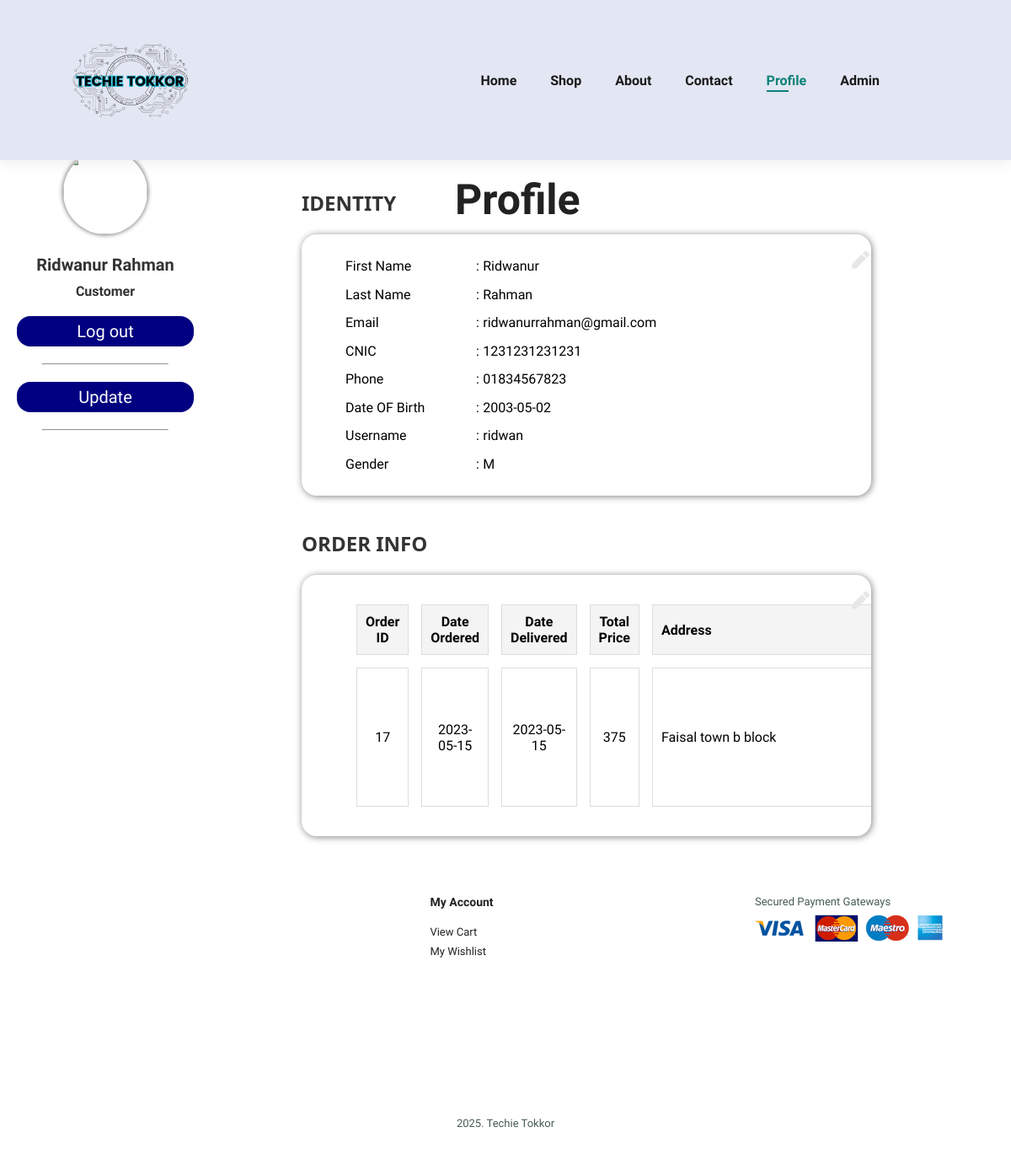
Page /website/profile.php (signed in) on the committed database.
### tables this page shows
CREATE TABLE `accounts` (
  `aid` int(11) NOT NULL,
  `afname` varchar(100) NOT NULL,
  `alname` varchar(100) NOT NULL,
  `phone` char(11) NOT NULL,
  `email` varchar(100) NOT NULL,
  `cnic` char(13) NOT NULL,
  `dob` date NOT NULL,
  `username` varchar(100) NOT NULL,
  `gender` varchar(10) NOT NULL,
  `password` varchar(100) NOT NULL
);

CREATE TABLE `orders` (
  `oid` int(11) NOT NULL,
  `dateod` date NOT NULL,
  `datedel` date DEFAULT NULL,
  `aid` int(11) NOT NULL,
  `address` varchar(255) NOT NULL,
  `city` varchar(50) NOT NULL,
  `country` varchar(100) NOT NULL,
  `account` char(16) DEFAULT NULL,
  `total` int(11) NOT NULL
);

### website/profile.php (the view, shortened to what this page needs)
<!DOCTYPE html>
<html lang="en">
<head>
    <link rel="stylesheet" href="https://pro.fontawesome.com/releases/v5.10.0/css/all.css" />
    <link rel="stylesheet" href="https://pro.fontawesome.com/releases/v5.10.0/css/all.css" />
    <link rel="stylesheet" href="style.css" />
</head>
<body>
    <section id="header">
        <a href="index.php"><img class="logo" src="img/logo.png" width="150" height="120" /></a>
        <div>
            <ul id="navbar">
                <li><a href="index.php">Home</a></li>
                <li><a href="shop.php">Shop</a></li>
                <li><a href="about.php">About</a></li>
                <li><a href="contact.php">Contact</a></li>
                <?php
        if ($_SESSION['aid'] < 0) {
          echo "   <li><a href='login.php'>login</a></li>
            <li><a  href='signup.php'>SignUp</a></li>
            ";
        } else {
          echo "   <li><a class='active'  href='profile.php'>Profile</a></li>
          ";
        }
        ?>
                <li><a href="admin.php">Admin</a></li>
                <li id="lg-bag">
                    <a href="cart.php"><i class="far fa-shopping-bag"></i></a>
                </li>
            </ul>
        </div>
    </section>
    <div class="navbar-top">
        <div class="title">
            <h1>Profile</h1>
        </div>
    </div>
    <div class="sidenav">
        <div class="profile">
            <img src="https://imdezcode.files.wordpress.com/2020/02/imdezcode-logo.png" alt="" width="100" height="100">
            <?php
      include("include/connect.php");
      $aid = $_SESSION['aid'];
      $query = "SELECT * FROM ACCOUNTS WHERE aid = $aid";
      $result = mysqli_query($con, $query);
      $row = mysqli_fetch_assoc($result);
      $afname = $row['afname'];
      $alname = $row['alname'];
      $name = $afname . " " . $alname;
      echo "
      <div class='name'>
        $name
      </div>
      <div class='job'>
        Customer
      </div>
    </div>
    "
        ?>
            <div class="sidenav-url">
                <div class="url">
                    <a href="logout.php" class="btn logup">Log out</a>
                    <hr allign="center">
                </div>
                <div class="url">
                    <a href='profile.php?upd=1' class="btn logup">Update</a>
                    <hr allign="center">
                </div>
            </div>
        </div>
        <div class="main">
            <h2>IDENTITY</h2>
            <div class="card">
                <div class="card-body">
                    <i class="fa fa-pen fa-xs edit"></i>
                    <table>
                        <tbody>
                            <?php
              if (isset($_GET['upd'])) {
                include("include/connect.php");
                $aid = $_SESSION['aid'];
                $query = "SELECT * FROM ACCOUNTS WHERE aid = $aid";
                $result = mysqli_query($con, $query);
                $row = mysqli_fetch_assoc($result);
                $afname = $row['afname'];
                $alname = $row['alname'];
                $phone = $row['phone'];
                $email = $row['email'];
                $cnic = $row['cnic'];
                $dob = $row['dob'];
                $user = $row['username'];
                $gender = $row['gender'];
                echo "
              <form class='form1' method='post'>
              <tr>
                <td>First Name</td>
                <td>:</td>
                <td><input name='a1' type='text' value='$afname'></td>
              </tr>
              <tr>
                <td>Last Name</td>
                <td>:</td>
                <td><input name='a2' type='text' value='$alname'></td>
              </tr>
              <tr>
                <td>Email</td>
                <td>:</td>
                <td><input name='a3' type='text' value='$email'></td>
              </tr>
              <tr>
                <td>CNIC</td>
                <td>:</td>
                <td><input name='a4' type='text' value='$cnic'></td>
              </tr>
              <tr>
              <td>Phone</td>
              <td>:</td>
              <td><input name='a5' type='text' value='$phone'></td>
              </tr>
              <tr>
              <td>Date OF Birth</td>
              <td>:</td>
              <td><input name='a6' type='date' value='$dob'></td>
              </tr>
              <tr>
              <td><button name='submit' type='submit' class='btn' style='width: 50%;'>Submit</button></td>
              </tr>
              </form>
              ";
              } else {
                include("include/connect.php");
                $aid = $_SESSION['aid'];
                $query = "SELECT * FROM ACCOUNTS WHERE aid = $aid";
                $result = mysqli_query($con, $query);
                $row = mysqli_fetch_assoc($result);
                $afname = $row['afname'];
                $alname = $row['alname'];
                $phone = $row['phone'];
                $email = $row['email'];
                $cnic = $row['cnic'];
                $dob = $row['dob'];
                $user = $row['username'];
                $gender = $row['gender'];
                echo "
              <tr>
                <td>First Name</td>
                <td>:</td>
                <td>$afname</td>
              </tr>
              <tr>
                <td>Last Name</td>
                <td>:</td>
                <td>$alname</td>
              </tr>
              <tr>
                <td>Email</td>
                <td>:</td>
                <td>$email</td>
              </tr>
              <tr>
                <td>CNIC</td>
                <td>:</td>
                <td>$cnic</td>
              </tr>
              <tr>
              <td>Phone</td>
              <td>:</td>
              <td>$phone</td>
              </tr>
              <tr>
              <td>Date OF Birth</td>
              <td>:</td>
              <td>$dob</td>
              </tr>
              <tr>
              <td>Username</td>
              <td>:</td>
              <td>$user</td>
              </tr>
              <tr>
              <td>Gender</td>
              <td>:</td>
              <td>$gender</td>
              </tr>
              ";
              }
              ?>
                        </tbody>
                    </table>
                </div>
            </div>
            <?php
      if (isset($_GET['odd'])) {
        include("include/connect.php");
        $oid = $_GET['odd'];
        $query = "select * from `order-details` where oid = $oid";
        $result = mysqli_query($con, $query);
        echo "<h2>Review</h2>
                  <div class='card'>
                  <div class='card-body'>
                      <i class='fa fa-pen fa-xs edit'></i>
                      <div class='tb' style: 'height: 700px; max-height: 700px;'>
                      <form method='post'> <table style='display:table; max-height: 700px;' class='tb'><thead>
                <tr>
                  <th>Name</th>
                  <th>Image</th>
                  <th>Price</th>
                  <th>Review</th>
                  <th>Rating</th>
                </tr>
                </thead><tbody>";
        while ($row = mysqli_fetch_assoc($result)) {
          include("include/connect.php");
          $pid = $row['pid'];
          $query = "select * from products where pid = $pid";
          $result2 = mysqli_query($con, $query);
          $row2 = mysqli_fetch_assoc($result2);
          $img = $row2['img'];
          $pname = $row2['pname'];
          $price = $row2['price'];
          echo " <tr>
                    <td>$pname</td>
                    <td><img src='product_images/$img' width='50px' height='50px' alt='Product 1'></td>
                    <td>$price</td>
                    <td><textarea name='$pid-te'> </textarea></td>
                    <td>
                      <fieldset class='rating' style='width: 300px; padding: 0;' id = 'a-$pid-rating'>
                        <input type='radio' onclick='bruh(`$pid`)' id='$pid-rating1' name='$pid-rating' value='1' required><label for='$pid-rating1' style='padding: 10px;'></label>
                        <input type='radio' onclick='bruh(`$pid`)' id='$pid-rating2' name='$pid-rating' value='2' ><label for='$pid-rating2' style='padding: 10px;'></label>
                        <input type='radio' onclick='bruh(`$pid`)' id='$pid-rating3' name='$pid-rating' value='3' ><label for='$pid-rating3' style='padding: 10px;'></label>
                        <input type='radio' onclick='bruh(`$pid`)' id='$pid-rating4' name='$pid-rating' value='4' ><label for='$pid-rating4' style='padding: 10px;'></label>
                        <input type='radio' onclick='bruh(`$pid`)' id='$pid-rating5' name='$pid-rating' value='5' ><label for='$pid-rating5' style='padding: 10px;'></label>
                      </fieldset>
                    </td>
                  </tr><script>bruh(`$pid`);</script>";
        }
        echo "</tbody></table><div class='asd'><button type='submit' name='abc' class = 'btn' >Submit</button></div>
                </form></tbody>
                  </table>
              </div>
          </div>
     ";
      } else {
        echo "<h2>ORDER INFO</h2>
                <div class='card'>
                <div class='card-body'>
                    <i class='fa fa-pen fa-xs edit'></i>
                    <div class='tb'>
                        <table style='display:table;' class='tb'>
                            <thead>
                                <tr>
                                    <th>Order ID</th>
                                    <th>Date Ordered</th>
                                    <th>Date Delivered</th>
                                    <th>Total Price</th>
                                    <th>Address</th>
                                    <th>Status</th>
                                    <th>Review</th>
                                </tr>
                            </thead>
                            <tbody>";
        include("include/connect.php");
        $aid = $_SESSION['aid'];
        $query = "SELECT * FROM orders join accounts on orders.aid = accounts.aid where orders.aid = $aid";
        $result = mysqli_query($con, $query);
        while ($row = mysqli_fetch_assoc($result)) {
          $oid = $row['oid'];
          $dateod = $row['dateod'];
          $datedel = $row['datedel'];
          $add = $row['address'];
          $pri = $row['total'];
          $status = $row['status'];
            echo "
            <tr>
                <td>$oid</td>
                <td>$dateod</td>
                <td>$datedel</td>
                <td>$pri</td>
                <td style='max-width: 300px; max-height: 100px; overflow-x: auto; overflow-y: auto;'>$add</td>
                <td>$status</td>
            ";
            echo "</tr>";
}
        echo "</tbody>
                  </table>
              </div>
          </div>
      </div>";
      }
      ?>
        </div>
        <footer class="section-p1">
            <div class="col">
                <h4>Contact</h4>
                <p>
                    <strong>Address: </strong> <address></address>
                </p>
                <p>
                    <strong>Phone: </strong> phone
                </p>
                <p>
                    <strong>Hours: </strong> 9am-5pm
                </p>
            </div>
            <div class="col">
                <h4>My Account</h4>
                <a href="cart.php">View Cart</a>
                <a href="wishlist.php">My Wishlist</a>
            </div>
            <div class="col install">
                <p>Secured Payment Gateways</p>
                <img src="img/pay/pay.png" />
            </div>
            <div class="copyright">
                <p>2025. Techie Tokkor</p>
            </div>
        </footer>
</body>
</html>

### website/style.css (style rules this page uses)
* { margin: 0; padding: 0; box-sizing: border-box; font-family: "Spartan", sans-serif; }
html { scroll-behavior: smooth; }
h1 { font-size: 50px; line-height: 64px; color: #222; }
h2 { font-size: 46px; line-height: 54px; color: #222; }
h4 { font-size: 20px; color: #222; }
p { font-size: 16px; color: #465b52; margin: 15px 0 20px 0; }
.section-p1 { padding: 40px 80px; }
body { width: 100%; }
#header { display: flex; align-items: center; justify-content: space-between; padding: 20px 80px; background: #e3e6f3; box-shadow: 0 5px 15px rgba(0, 0, 0, 0.06); position: sticky; z-index: 999; top: 0; left: 0; }
#header .logo { width: 150px; height: auto; display: block; margin: 0 auto; }
#navbar { display: flex; align-items: center; justify-content: center; }
#navbar li { list-style: none; padding: 0 20px; position: relative; }
#navbar li a { text-decoration: none; font-size: 16px; font-weight: 600; color: #1a1a1a; transition: 0.3s ease; }
#navbar li a:hover, #navbar li a.active { color: #088178; }
#navbar li a.active::after, #navbar li a:hover::after { content: ""; width: 30%; height: 2px; background: #088178; position: absolute; bottom: -4px; left: 20px; }
footer { display: flex; flex-wrap: wrap; justify-content: space-between; }
footer .col { display: flex; flex-direction: column; align-items: flex-start; margin-bottom: 20px; }
footer h4 { font-size: 14px; padding-bottom: 20px; }
footer a { font-size: 13px; margin: 0 0 8px 0; text-decoration: none; color: #222; }
footer p { font-size: 13px; margin: 0 0 8px 0; }
footer .copyright { width: 100%; text-align: center; }
.btn { outline: none; border: none; padding: 10px 30px; background-color: navy; color: white; border-radius: 1rem; width: 20%; cursor: pointer; }
.title { padding-top: 15px; position: absolute; left: 45%; }
.sidenav { background-color: #fff; color: #333; margin-top: 100px; border-bottom-right-radius: 25px; height: 86%; left: 0; overflow-x: hidden; padding-top: 20px; position: absolute; top: 70px; width: 250px; }
.url { margin: 20px 0px; }
.profile { margin-bottom: 20px; margin-top: -12px; text-align: center; }
.profile img { border-radius: 50%; box-shadow: 0px 0px 5px 1px grey; }
.name { font-size: 20px; font-weight: bold; padding-top: 20px; }
.job { font-size: 16px; font-weight: bold; padding-top: 10px; }
.url, hr { text-align: center; }
.url hr { margin-left: 20%; width: 60%; }
.url a { color: #fff; display: block; font-size: 20px; margin: 20px; padding: 6px 8px; text-decoration: none; }
.main { margin-top: 2%; margin-left: 29%; font-size: 28px; padding: 0 10px; width: 58%; }
.main h2 { color: #333; font-family: "Segoe UI", Tahoma, Geneva, Verdana, sans-serif; font-size: 24px; margin-bottom: 10px; }
.main .card { background-color: #fff; border-radius: 18px; box-shadow: 1px 1px 8px 0 grey; height: auto; margin-bottom: 30px; padding: 20px 0 20px 50px; }
.main .card table { border: none; font-size: 16px; height: 270px; width: 80%; }
.edit { position: absolute; color: #e7e7e8; right: 14%; }

### website/profile.php (style rules this page uses)
.tb { width: 100%; max-height: 500px; overflow-x: auto; overflow-y: auto; border-collapse: separate; border-spacing: 15px; }
.tb th, .tb td { text-align: center; padding: 10px; border: 1px solid #ddd; }
.tb th { background-color: #f4f4f4; font-weight: bold; }
.tb th:nth-child(5), .tb td:nth-child(5) { min-width: 300px; max-width: 400px; width: 400px; text-align: left; word-wrap: break-word; white-space: normal; }
.logup { width: auto; }

### rows in the picture
accounts: name "Ridwanur Rahman", afname "Ridwanur", alname "Rahman", email "ridwanurrahman@gmail.com", cnic "1231231231231", phone "01834567823", dob "2003-05-02", username "ridwan", gender "M"
orders: oid "17", dateod "2023-05-15", datedel "2023-05-15", total "375", address "Faisal town b block"
